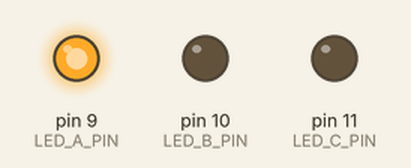
Bench run of a sketch on a simulated Arduino Uno, built with avr-gcc and run on an emulated ATmega328P. Shown: output pins drawn as LEDs (lit = HIGH). What the sketch prints to the serial monitor is not drawn.

Above: at 0.2 s.
At 0.7 s:
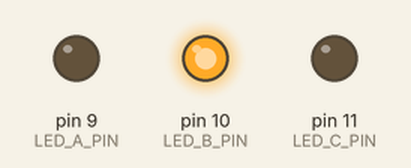
At 2.7 s:
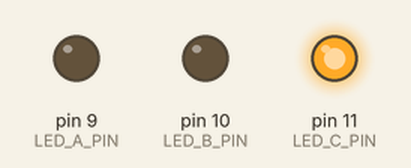
Timing chart, 0 to 3.5 s (numbered marks = the images above):
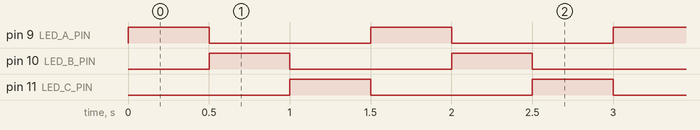

The sketch:

led_blink_test.ino
```cpp
/*
  Sanity-check sketch: just blink all three diagnostic LEDs, no dial logic
  at all. Port of legacy_pico/led_blink_test.py for the ItsyBitsy 32u4.

  Use this to confirm LED wiring/polarity/resistors are correct BEFORE
  trying to interpret any dial behavior. If the LEDs don't cycle in order
  here, the problem is in the LED wiring, not the dial/hook decoding logic
  in rotary_volume.ino.

  Wiring:
    LED A -> D9  -> 330ohm resistor -> LED -> GND (mirrors LED_SHUNT)
    LED B -> D10 -> 330ohm resistor -> LED -> GND (mirrors LED_PULSE)
    LED C -> D11 -> 330ohm resistor -> LED -> GND (mirrors LED_HOOK, new)
*/

static const uint8_t LED_A_PIN = 9;
static const uint8_t LED_B_PIN = 10;
static const uint8_t LED_C_PIN = 11;

void setup() {
  Serial.begin(115200);
  pinMode(LED_A_PIN, OUTPUT);
  pinMode(LED_B_PIN, OUTPUT);
  pinMode(LED_C_PIN, OUTPUT);
  Serial.println(F("LED sanity check running: LED A, B, C should cycle in order every 500ms."));
}

void loop() {
  digitalWrite(LED_A_PIN, HIGH);
  digitalWrite(LED_B_PIN, LOW);
  digitalWrite(LED_C_PIN, LOW);
  delay(500);
  digitalWrite(LED_A_PIN, LOW);
  digitalWrite(LED_B_PIN, HIGH);
  digitalWrite(LED_C_PIN, LOW);
  delay(500);
  digitalWrite(LED_A_PIN, LOW);
  digitalWrite(LED_B_PIN, LOW);
  digitalWrite(LED_C_PIN, HIGH);
  delay(500);
}
```

Measured:
- by itself, pin 9 (LED_A_PIN), pin 10 (LED_B_PIN), pin 11 (LED_C_PIN): alternates HIGH for 0.50 s and LOW for 1.0 s
- by itself, everything shown: repeats every 1.5 s, in 3 steps
